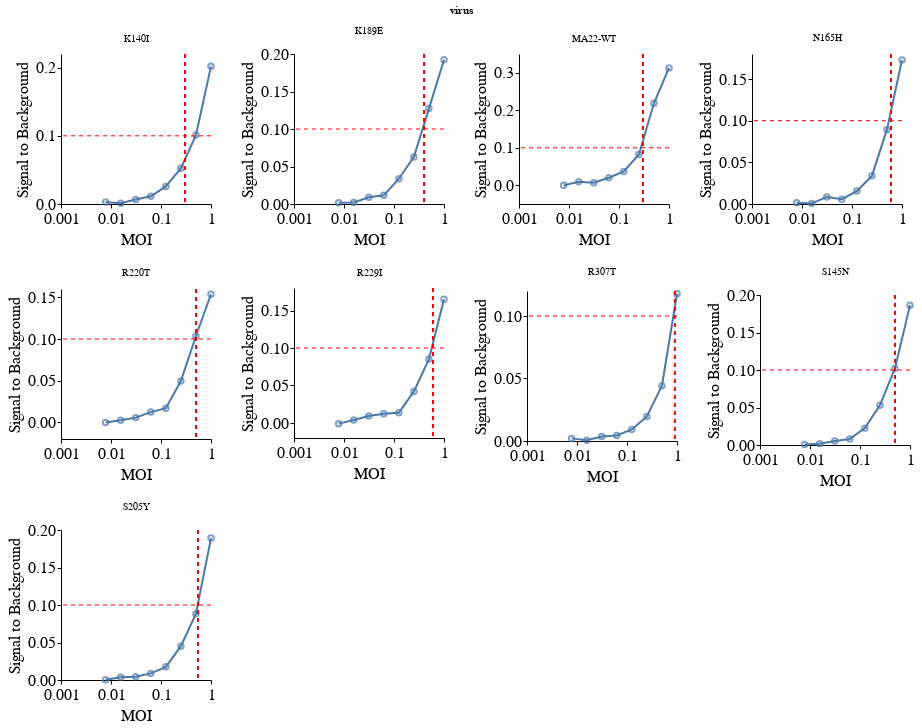

Here is the notebook cell this chart was saved with:
### Code cell
moi_data = pd.read_csv('data/250416_moi_test.csv')

moi_lines = pd.DataFrame({
    'virus': ['MA22-WT', 'K140I', 'K189E', 'N165H', 'R220T', 'R229I', 'R307T', 'S145N', 'S205Y'],
    'moi_line': [0.3, 0.3, 0.4, 0.6, 0.5, 0.6, 0.9, 0.5, 0.55]
})

moi_data = pd.merge(
    moi_data,
    moi_lines,
    on='virus',
    how='left'
)

# Altair chart
base = alt.Chart(moi_data).encode(
    x=alt.X('MOI', title='MOI', scale=alt.Scale(type='log'), axis=alt.Axis(grid=False)),
    y=alt.Y('signal_to_bg', title='Signal to Background'),
).properties(
    width=150,
    height=150
)

line = base.mark_line()
points = base.mark_point()

vline = alt.Chart(moi_data).mark_rule(
    color='red',
    strokeDash=[4, 4]
).encode(
    x='moi_line:Q',
)

hline = alt.Chart(pd.DataFrame({'signal_to_bg': [0.1]})).mark_rule(
    color='red',
    strokeDash=[4, 4]  # Dotted line
).encode(
    y='signal_to_bg:Q'
)

chart = (line + points + vline + hline).facet(
    facet=alt.Facet('virus:N'),
    columns=4
).resolve_scale(
    y='independent',
    x='independent'
)

chart

### Figure 1 — Vega-Lite specification as saved in the notebook (floating-point values rounded to 4 significant figures)
{"config": {"background": "white", "title": {"fontSize": 20, "fontWeight": "normal", "font": "Helvetica", "anchor": "start", "color": "#000000", "orient": "top", "offset": 5, "subtitleColor": "gray", "subtitleFont": "Helvetica", "subtitleFontWeight": "normal", "subtitleFontSize": 18, "subtitlePadding": 2}, "axis": {"domain": true, "domainColor": "black", "domainWidth": 1, "grid": false, "gridColor": "#DEDDDD", "gridWidth": 0.5, "labelFont": "Helvetica", "labelFontSize": 16, "labelFlush": false, "labelFontWeight": "normal", "labelPadding": 2, "tickColor": "black", "tickSize": 4, "tickCount": 3, "tickWidth": 1, "titleFont": "Helvetica", "titleAlign": "center", "titleFontWeight": "normal", "titleFontSize": 16, "titlePadding": 5}, "legend": {"labelFont": "Helvetica", "labelFontSize": 16, "symbolSize": 100, "titleFont": "Helvetica", "titleFontSize": 16, "titleFontWeight": "normal", "padding": 5, "titleLimit": 200, "gradientLength": 100}, "range": {"category": ["#4e79a7", "#f28e2c", "#e15759", "#76b7b2", "#59a14f", "#edc949", "#af7aa1", "#ff9da7", "#9c755f", "#bab0ab"], "diverging": ["#c7e9b4", "#7fcdbb", "#41b6c4", "#1d91c0", "#225ea8", "#253494"]}, "view": {"stroke": "white", "strokeWidth": 0}, "text": {"font": "Helvetica", "fontSize": 16}}, "data": {"name": "data-c6204fc0912f9f8e24570e46c9cd9ed3"}, "facet": {"field": "virus", "type": "nominal"}, "spec": {"layer": [{"mark": {"type": "line"}, "encoding": {"x": {"axis": {"grid": false}, "field": "MOI", "scale": {"type": "log"}, "title": "MOI", "type": "quantitative"}, "y": {"field": "signal_to_bg", "title": "Signal to Background", "type": "quantitative"}}}, {"mark": {"type": "point"}, "encoding": {"x": {"axis": {"grid": false}, "field": "MOI", "scale": {"type": "log"}, "title": "MOI", "type": "quantitative"}, "y": {"field": "signal_to_bg", "title": "Signal to Background", "type": "quantitative"}}}, {"mark": {"type": "rule", "color": "red", "strokeDash": [4, 4]}, "encoding": {"x": {"field": "moi_line", "type": "quantitative"}}}, {"data": {"name": "data-1a5a5c62ec25caf2d587135b2da2f124"}, "mark": {"type": "rule", "color": "red", "strokeDash": [4, 4]}, "encoding": {"y": {"field": "signal_to_bg", "type": "quantitative"}}}], "height": 150, "width": 150}, "columns": 4, "resolve": {"scale": {"x": "independent", "y": "independent"}}, "$schema": "https://vega.github.io/schema/vega-lite/v5.16.3.json", "datasets": {"data-c6204fc0912f9f8e24570e46c9cd9ed3": [{"IP_well": 40000.0, "MOI": 1.0, "virus": "MA22-WT", "signal_to_bg": 0.313, "moi_line": 0.3}, {"IP_well": 20000.0, "MOI": 0.5, "virus": "MA22-WT", "signal_to_bg": 0.2186, "moi_line": 0.3}, {"IP_well": 10000.0, "MOI": 0.25, "virus": "MA22-WT", "signal_to_bg": 0.0822, "moi_line": 0.3}, {"IP_well": 5000.0, "MOI": 0.125, "virus": "MA22-WT", "signal_to_bg": 0.03682, "moi_line": 0.3}, {"IP_well": 2500.0, "MOI": 0.0625, "virus": "MA22-WT", "signal_to_bg": 0.01996, "moi_line": 0.3}, {"IP_well": 1250.0, "MOI": 0.03125, "virus": "MA22-WT", "signal_to_bg": 0.00683, "moi_line": 0.3}, {"IP_well": 625.0, "MOI": 0.01562, "virus": "MA22-WT", "signal_to_bg": 0.00905, "moi_line": 0.3}, {"IP_well": 312.5, "MOI": 0.007812, "virus": "MA22-WT", "signal_to_bg": -0.00029, "moi_line": 0.3}, {"IP_well": 40000.0, "MOI": 1.0, "virus": "K140I", "signal_to_bg": 0.2019, "moi_line": 0.3}, {"IP_well": 20000.0, "MOI": 0.5, "virus": "K140I", "signal_to_bg": 0.1011, "moi_line": 0.3}, {"IP_well": 10000.0, "MOI": 0.25, "virus": "K140I", "signal_to_bg": 0.05255, "moi_line": 0.3}, {"IP_well": 5000.0, "MOI": 0.125, "virus": "K140I", "signal_to_bg": 0.0258, "moi_line": 0.3}, {"IP_well": 2500.0, "MOI": 0.0625, "virus": "K140I", "signal_to_bg": 0.01142, "moi_line": 0.3}, {"IP_well": 1250.0, "MOI": 0.03125, "virus": "K140I", "signal_to_bg": 0.00647, "moi_line": 0.3}, {"IP_well": 625.0, "MOI": 0.01562, "virus": "K140I", "signal_to_bg": 0.00102, "moi_line": 0.3}, {"IP_well": 312.5, "MOI": 0.007812, "virus": "K140I", "signal_to_bg": 0.0028, "moi_line": 0.3}, {"IP_well": 40000.0, "MOI": 1.0, "virus": "S145N", "signal_to_bg": 0.1865, "moi_line": 0.5}, {"IP_well": 20000.0, "MOI": 0.5, "virus": "S145N", "signal_to_bg": 0.1021, "moi_line": 0.5}, {"IP_well": 10000.0, "MOI": 0.25, "virus": "S145N", "signal_to_bg": 0.0529, "moi_line": 0.5}, {"IP_well": 5000.0, "MOI": 0.125, "virus": "S145N", "signal_to_bg": 0.0225, "moi_line": 0.5}, {"IP_well": 2500.0, "MOI": 0.0625, "virus": "S145N", "signal_to_bg": 0.008, "moi_line": 0.5}, {"IP_well": 1250.0, "MOI": 0.03125, "virus": "S145N", "signal_to_bg": 0.00547, "moi_line": 0.5}, {"IP_well": 625.0, "MOI": 0.01562, "virus": "S145N", "signal_to_bg": 0.00182, "moi_line": 0.5}, {"IP_well": 312.5, "MOI": 0.007812, "virus": "S145N", "signal_to_bg": 0.00073, "moi_line": 0.5}, {"IP_well": 40000.0, "MOI": 1.0, "virus": "K189E", "signal_to_bg": 0.1924, "moi_line": 0.4}, {"IP_well": 20000.0, "MOI": 0.5, "virus": "K189E", "signal_to_bg": 0.1272, "moi_line": 0.4}, {"IP_well": 10000.0, "MOI": 0.25, "virus": "K189E", "signal_to_bg": 0.06281, "moi_line": 0.4}, {"IP_well": 5000.0, "MOI": 0.125, "virus": "K189E", "signal_to_bg": 0.03368, "moi_line": 0.4}, {"IP_well": 2500.0, "MOI": 0.0625, "virus": "K189E", "signal_to_bg": 0.01157, "moi_line": 0.4}, {"IP_well": 1250.0, "MOI": 0.03125, "virus": "K189E", "signal_to_bg": 0.00893, "moi_line": 0.4}, {"IP_well": 625.0, "MOI": 0.01562, "virus": "K189E", "signal_to_bg": 0.00209, "moi_line": 0.4}, {"IP_well": 312.5, "MOI": 0.007812, "virus": "K189E", "signal_to_bg": 0.00156, "moi_line": 0.4}, {"IP_well": 40000.0, "MOI": 1.0, "virus": "R229I", "signal_to_bg": 0.1649, "moi_line": 0.6}, {"IP_well": 20000.0, "MOI": 0.5, "virus": "R229I", "signal_to_bg": 0.0852, "moi_line": 0.6}, {"IP_well": 10000.0, "MOI": 0.25, "virus": "R229I", "signal_to_bg": 0.0421, "moi_line": 0.6}, {"IP_well": 5000.0, "MOI": 0.125, "virus": "R229I", "signal_to_bg": 0.01354, "moi_line": 0.6}, {"IP_well": 2500.0, "MOI": 0.0625, "virus": "R229I", "signal_to_bg": 0.0123, "moi_line": 0.6}, {"IP_well": 1250.0, "MOI": 0.03125, "virus": "R229I", "signal_to_bg": 0.0092, "moi_line": 0.6}, {"IP_well": 625.0, "MOI": 0.01562, "virus": "R229I", "signal_to_bg": 0.00406, "moi_line": 0.6}, {"IP_well": 312.5, "MOI": 0.007812, "virus": "R229I", "signal_to_bg": -0.00084, "moi_line": 0.6}, {"IP_well": 40000.0, "MOI": 1.0, "virus": "R220T", "signal_to_bg": 0.1537, "moi_line": 0.5}, {"IP_well": 20000.0, "MOI": 0.5, "virus": "R220T", "signal_to_bg": 0.1036, "moi_line": 0.5}, {"IP_well": 10000.0, "MOI": 0.25, "virus": "R220T", "signal_to_bg": 0.04949, "moi_line": 0.5}, {"IP_well": 5000.0, "MOI": 0.125, "virus": "R220T", "signal_to_bg": 0.01692, "moi_line": 0.5}, {"IP_well": 2500.0, "MOI": 0.0625, "virus": "R220T", "signal_to_bg": 0.01228, "moi_line": 0.5}, {"IP_well": 1250.0, "MOI": 0.03125, "virus": "R220T", "signal_to_bg": 0.00566, "moi_line": 0.5}, {"IP_well": 625.0, "MOI": 0.01562, "virus": "R220T", "signal_to_bg": 0.00242, "moi_line": 0.5}, {"IP_well": 312.5, "MOI": 0.007812, "virus": "R220T", "signal_to_bg": -0.00024, "moi_line": 0.5}, {"IP_well": 40000.0, "MOI": 1.0, "virus": "S205Y", "signal_to_bg": 0.1892, "moi_line": 0.55}, {"IP_well": 20000.0, "MOI": 0.5, "virus": "S205Y", "signal_to_bg": 0.0885, "moi_line": 0.55}, {"IP_well": 10000.0, "MOI": 0.25, "virus": "S205Y", "signal_to_bg": 0.0451, "moi_line": 0.55}, {"IP_well": 5000.0, "MOI": 0.125, "virus": "S205Y", "signal_to_bg": 0.01757, "moi_line": 0.55}, {"IP_well": 2500.0, "MOI": 0.0625, "virus": "S205Y", "signal_to_bg": 0.00882, "moi_line": 0.55}, {"IP_well": 1250.0, "MOI": 0.03125, "virus": "S205Y", "signal_to_bg": 0.0043, "moi_line": 0.55}, {"IP_well": 625.0, "MOI": 0.01562, "virus": "S205Y", "signal_to_bg": 0.0038, "moi_line": 0.55}, {"IP_well": 312.5, "MOI": 0.007812, "virus": "S205Y", "signal_to_bg": 0.0002, "moi_line": 0.55}, {"IP_well": 40000.0, "MOI": 1.0, "virus": "N165H", "signal_to_bg": 0.1727, "moi_line": 0.6}, {"IP_well": 20000.0, "MOI": 0.5, "virus": "N165H", "signal_to_bg": 0.0892, "moi_line": 0.6}, {"IP_well": 10000.0, "MOI": 0.25, "virus": "N165H", "signal_to_bg": 0.03379, "moi_line": 0.6}, {"IP_well": 5000.0, "MOI": 0.125, "virus": "N165H", "signal_to_bg": 0.01551, "moi_line": 0.6}, {"IP_well": 2500.0, "MOI": 0.0625, "virus": "N165H", "signal_to_bg": 0.00582, "moi_line": 0.6}, {"IP_well": 1250.0, "MOI": 0.03125, "virus": "N165H", "signal_to_bg": 0.00849, "moi_line": 0.6}, {"IP_well": 625.0, "MOI": 0.01562, "virus": "N165H", "signal_to_bg": 0.00068, "moi_line": 0.6}, {"IP_well": 312.5, "MOI": 0.007812, "virus": "N165H", "signal_to_bg": 0.00149, "moi_line": 0.6}, {"IP_well": 40000.0, "MOI": 1.0, "virus": "R307T", "signal_to_bg": 0.1178, "moi_line": 0.9}, {"IP_well": 20000.0, "MOI": 0.5, "virus": "R307T", "signal_to_bg": 0.0442, "moi_line": 0.9}, {"IP_well": 10000.0, "MOI": 0.25, "virus": "R307T", "signal_to_bg": 0.0196, "moi_line": 0.9}, {"IP_well": 5000.0, "MOI": 0.125, "virus": "R307T", "signal_to_bg": 0.0092, "moi_line": 0.9}, {"IP_well": 2500.0, "MOI": 0.0625, "virus": "R307T", "signal_to_bg": 0.0044, "moi_line": 0.9}, {"IP_well": 1250.0, "MOI": 0.03125, "virus": "R307T", "signal_to_bg": 0.0036, "moi_line": 0.9}, {"IP_well": 625.0, "MOI": 0.01562, "virus": "R307T", "signal_to_bg": 0.0006, "moi_line": 0.9}, {"IP_well": 312.5, "MOI": 0.007812, "virus": "R307T", "signal_to_bg": 0.0021, "moi_line": 0.9}], "data-1a5a5c62ec25caf2d587135b2da2f124": [{"signal_to_bg": 0.1}]}}
